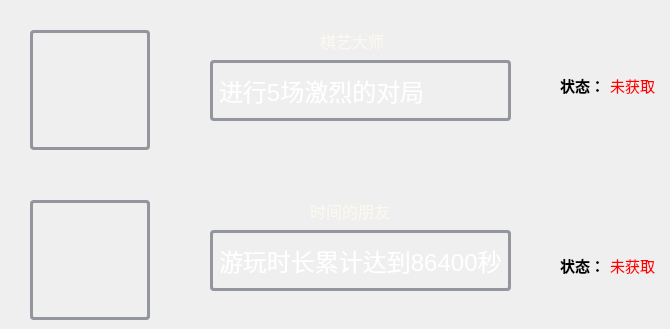
     <widget class="QWidget" name="gobangAchieve">
      <widget class="QLabel" name="label_50">
       <property name="geometry">
        <rect>
         <x>560</x>
         <y>70</y>
         <width>41</width>
         <height>31</height>
        </rect>
       </property>
       <property name="font">
        <font>
         <pointsize>11</pointsize>
         <bold>true</bold>
        </font>
       </property>
       <property name="text">
        <string>状态：</string>
       </property>
      </widget>
      <widget class="QLabel" name="label_51">
       <property name="geometry">
        <rect>
         <x>610</x>
         <y>70</y>
         <width>51</width>
         <height>31</height>
        </rect>
       </property>
       <property name="font">
        <font>
         <pointsize>11</pointsize>
         <stylestrategy>PreferAntialias</stylestrategy>
        </font>
       </property>
       <property name="styleSheet">
        <string notr="true">color: rgb(255, 0, 0)</string>
       </property>
       <property name="text">
        <string>未获取</string>
       </property>
      </widget>
      <widget class="QLabel" name="label_52">
       <property name="geometry">
        <rect>
         <x>30</x>
         <y>200</y>
         <width>120</width>
         <height>120</height>
        </rect>
       </property>
       <property name="styleSheet">
        <string notr="true">image: url(:/image/image/20482.png);
border: 3px solid rgb(147, 150, 157);

border-radius: 4px;
</string>
       </property>
       <property name="text">
        <string/>
       </property>
      </widget>
      <widget class="QLabel" name="label_53">
       <property name="geometry">
        <rect>
         <x>30</x>
         <y>30</y>
         <width>120</width>
         <height>120</height>
        </rect>
       </property>
       <property name="styleSheet">
        <string notr="true">image: url(:/image/image/gobang1.png);
border: 3px solid rgb(147, 150, 157);

border-radius: 4px;
</string>
       </property>
       <property name="text">
        <string/>
       </property>
      </widget>
      <widget class="QLabel" name="label_54">
       <property name="geometry">
        <rect>
         <x>560</x>
         <y>250</y>
         <width>41</width>
         <height>31</height>
        </rect>
       </property>
       <property name="font">
        <font>
         <pointsize>11</pointsize>
         <bold>true</bold>
        </font>
       </property>
       <property name="text">
        <string>状态：</string>
       </property>
      </widget>
      <widget class="QLabel" name="label_55">
       <property name="geometry">
        <rect>
         <x>610</x>
         <y>250</y>
         <width>51</width>
         <height>31</height>
        </rect>
       </property>
       <property name="font">
        <font>
         <pointsize>11</pointsize>
         <stylestrategy>PreferAntialias</stylestrategy>
        </font>
       </property>
       <property name="styleSheet">
        <string notr="true">color: rgb(255, 0, 0)</string>
       </property>
       <property name="text">
        <string>未获取</string>
       </property>
      </widget>
      <widget class="QLabel" name="label_56">
       <property name="geometry">
        <rect>
         <x>210</x>
         <y>60</y>
         <width>301</width>
         <height>61</height>
        </rect>
       </property>
       <property name="font">
        <font>
         <pointsize>18</pointsize>
         <stylestrategy>PreferAntialias</stylestrategy>
        </font>
       </property>
       <property name="styleSheet">
        <string notr="true">color: rgb(255, 255, 255);
border: 3px solid rgb(147, 150, 157);

border-radius: 4px;
</string>
       </property>
       <property name="text">
        <string>进行5场激烈的对局</string>
       </property>
      </widget>
      <widget class="QLabel" name="label_57">
       <property name="geometry">
        <rect>
         <x>320</x>
         <y>30</y>
         <width>71</width>
         <height>21</height>
        </rect>
       </property>
       <property name="font">
        <font>
         <pointsize>12</pointsize>
         <underline>true</underline>
        </font>
       </property>
       <property name="styleSheet">
        <string notr="true">color: rgb(250, 248, 239);</string>
       </property>
       <property name="text">
        <string>棋艺大师</string>
       </property>
      </widget>
      <widget class="QLabel" name="label_58">
       <property name="geometry">
        <rect>
         <x>210</x>
         <y>230</y>
         <width>301</width>
         <height>61</height>
        </rect>
       </property>
       <property name="font">
        <font>
         <pointsize>18</pointsize>
         <stylestrategy>PreferAntialias</stylestrategy>
        </font>
       </property>
       <property name="styleSheet">
        <string notr="true">color: rgb(255, 255, 255);
border: 3px solid rgb(147, 150, 157);

border-radius: 4px;
</string>
       </property>
       <property name="text">
        <string>游玩时长累计达到86400秒</string>
       </property>
      </widget>
      <widget class="QLabel" name="label_59">
       <property name="geometry">
        <rect>
         <x>310</x>
         <y>200</y>
         <width>91</width>
         <height>21</height>
        </rect>
       </property>
       <property name="font">
        <font>
         <pointsize>12</pointsize>
         <underline>true</underline>
        </font>
       </property>
       <property name="styleSheet">
        <string notr="true">color: rgb(250, 248, 239);</string>
       </property>
       <property name="text">
        <string>时间的朋友</string>
       </property>
      </widget>
     </widget>
